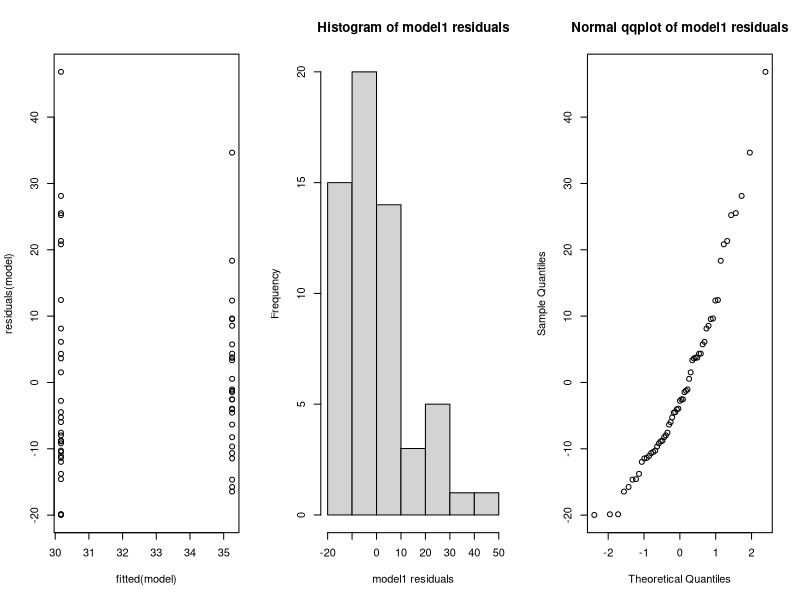
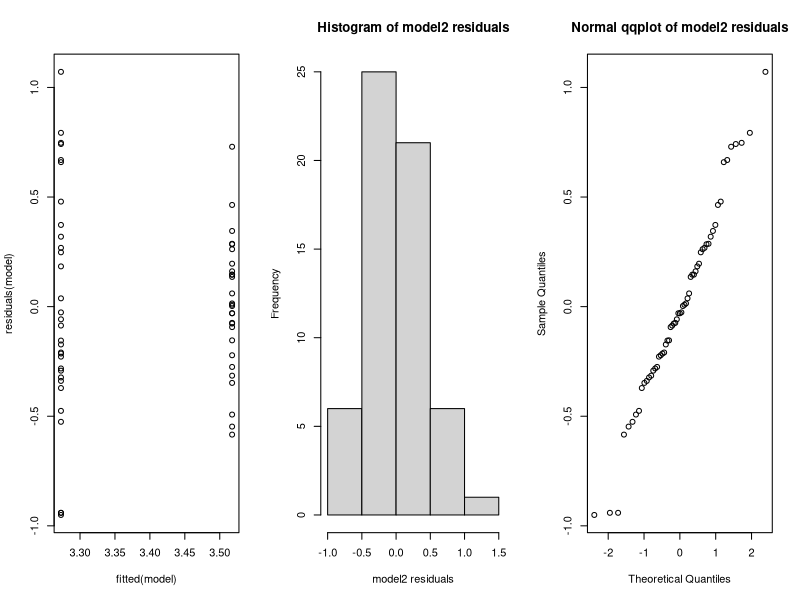
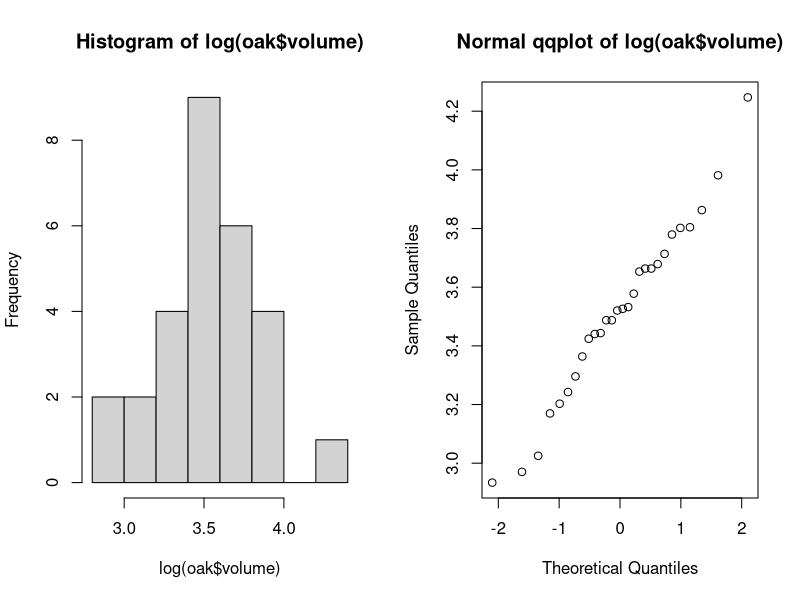
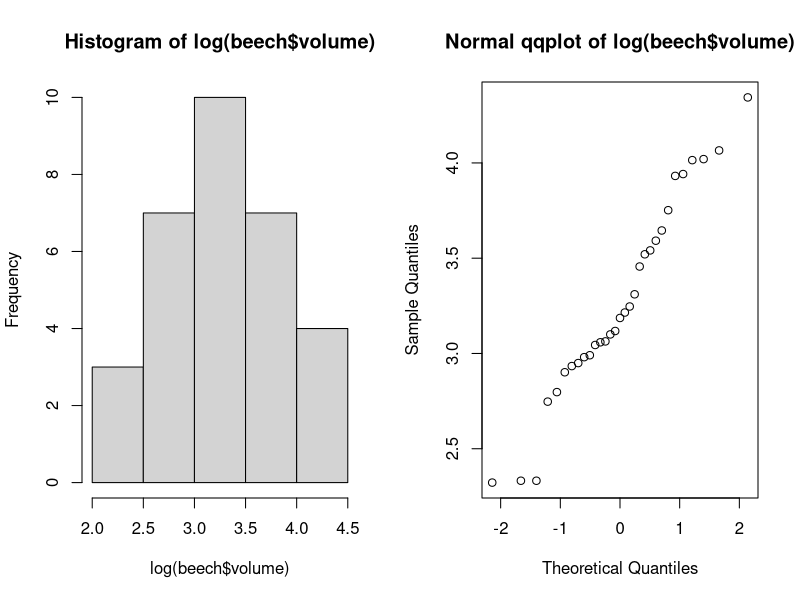
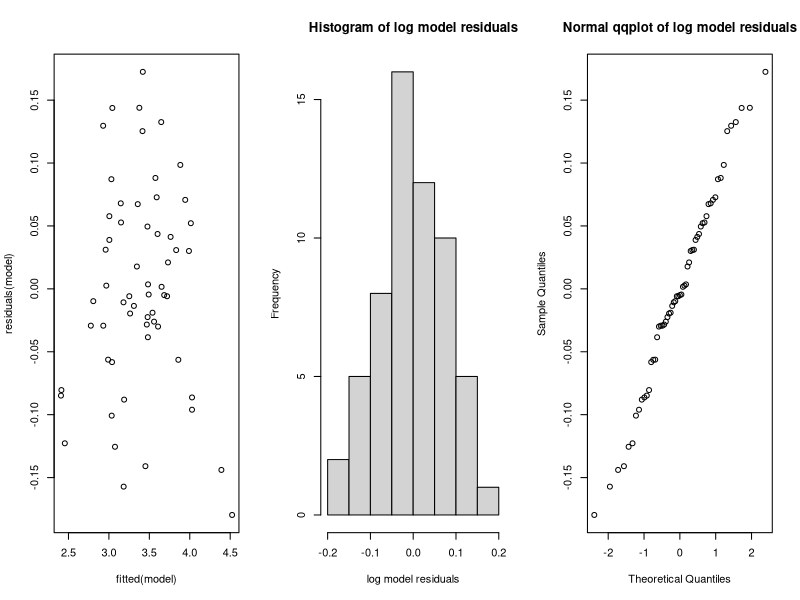
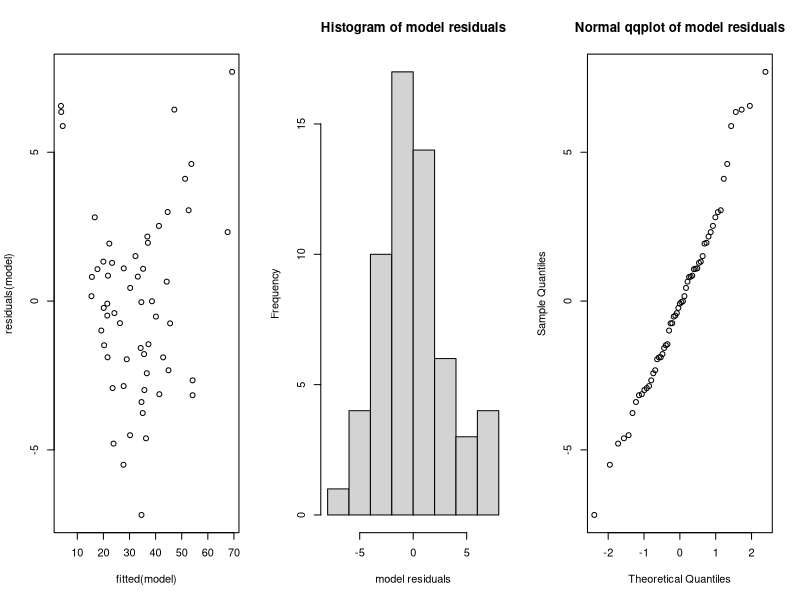
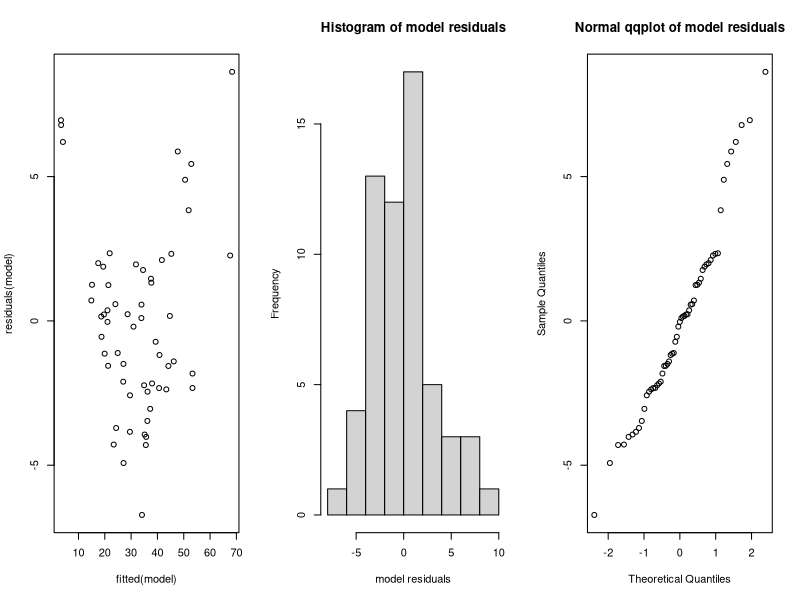
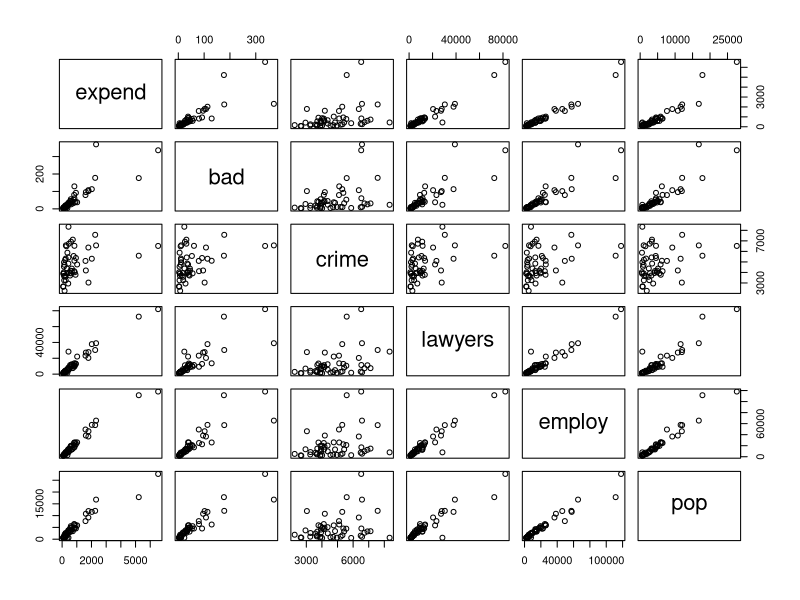

Recreate these plots in R, in order.
## ---- chunk 1
options(digits=3) # e.g. for anova and summary() outputs...

# prevent code lines from being cutoff when too long:
#   (must install "formatR" package)
#   https://stackoverflow.com/a/66753995
#knitr::opts_chunk$set(tidy.opts = list(width.cutoff = 75), tidy = TRUE)

# helper function to check normality throughout this assignment
checkNorm = function(data, name, unit="") {
  xlab = name
  if (unit != "") {
    xlab = sprintf("%s (%s)", name, unit)
  }
  hist(data, main=sprintf("Histogram of %s", name), xlab=xlab)
  qqnorm(data, main=sprintf("Normal qqplot of %s", name))
  res = shapiro.test(data)
  print(sprintf("Shapiro-Wilk normality p-value for %s: %.3f", name, res$p.value))
  return(res$p.value)
}

checkAnovaNorm = function(model, name) {
  #qqnorm(residuals(model), main=sprintf("Normal Q-Q Plot: %s", name))
  plot(fitted(model), residuals(model))
  pval = checkNorm(residuals(model), sprintf("%s residuals", name))
  return(pval)
  #res = shapiro.test(residuals(model))
  #print(sprintf("Shapiro-Wilk normality p-value for %s residuals: %.3f", name, res$p.value))
}

printPval = function(pval) {
  print(sprintf("p-value = %.3f", pval))
}

conclude = function(pval, hypothesis, type="test") {
  if (pval < 0.05) {
    return(sprintf("the p-value $%.3f<0.05$ for this %s suggests is sufficient evidence to reject the $H_0$ (%s).", pval, type, hypothesis));
  } else {
    return(sprintf("the p-value $%.3f>0.05$ for this %s suggests there's insufficient evidence to reject the $H_0$ (%s).", pval, type, hypothesis));
  }
}
## ---- chunk 2
trees = read.table("treeVolume.txt", header=T)
trees$type = factor(trees$type)

par(mfrow=c(1,3))
model1 = lm(volume~type, data=trees)
pval = checkAnovaNorm(model1, "model1")

model2 = lm(log(volume)~type, data=trees)
pval = checkAnovaNorm(model2, "model2")

print("model coefficients:"); summary(model2)$coefficients
res = anova(model2)
sprintf("ANOVA p-value for type = %.3f", res["type", "Pr(>F)"])
## ---- chunk 3
oaks = dplyr::filter(trees, type == "oak")
beeches = dplyr::filter(trees, type != "oak")
par(mfrow = c(1, 2))

pval = checkNorm(log(oaks$volume), "log(oak$volume)")
pval = checkNorm(log(beeches$volume), "log(beech$volume)")

sprintf("oak mean volume = %.3f, beech mean volume = %.3f", mean(oaks$volume), mean(beeches$volume))

# this is concistent with predictions in next part:
#sprintf("LOG: oak mean volume = %.3f, LOG beech mean volume = %.3f", #mean(log(oaks$volume)), mean(log(beeches$volume)))

# note:: we don't have to actually do this t test
#res = t.test(log(oaks$volume), log(beeches$volume))
#printPval(res$p.value)
## ---- chunk 4
new_oak = data.frame(type="oak"); new_beech = data.frame(type = "beech")
pred1 = exp(predict(model2, new_oak)); pred2 = exp(predict(model2, new_beech))
sprintf("predicted volumes: oak = %.3f, beech = %.3f", pred1, pred2)
## ---- chunk 5
par(mfrow = c(1, 3))
model = lm(log(volume)~type*diameter+height, data=trees)
pval = checkAnovaNorm(model, "log model")
res = drop1(model, test="F")
sprintf("drop1 p-value for type:diameter = %.3f", res["type:diameter", "Pr(>F)"])
## ---- chunk 6
model = lm(volume~type*height+diameter, data=trees)
res = drop1(model, test="F")
sprintf("drop1 p-value for type:diameter = %.3f", res["type:height", "Pr(>F)"])
## ---- chunk 7
model = lm(volume~diameter+height+type, data=trees)
par(mfrow = c(1, 3)); pval = checkAnovaNorm(model, "model")
print("model coefficients:"); print(summary(model)$coefficients)
drop1(model, test="F")
## ---- chunk 8
# build better model where type isn't considered
modelC = lm(volume~height+diameter, data=trees)
par(mfrow = c(1, 3)); pval = checkAnovaNorm(modelC, "model")

avgTree = data.frame(height=mean(trees$height), diameter=mean(trees$diameter))
pred = predict(modelC, avgTree)
sprintf("predicted volume of average tree = %.3f", pred)
#mean(trees$volume) # this also gives the same result as expected

r2 = summary(modelC)$r.squared; ar2 = summary(modelC)$adj.r.squared
sprintf("modelC: R^2 = %.3f, Adj. R^2 = %.3f", r2, ar2)
## ---- chunk 9
# create predictor as cylinderical volume
trees$cylinder = pi * (trees$diameter / 2)^2 * trees$height
modelD = lm(volume~cylinder, data=trees)

print("model coefficients:"); summary(modelD)$coefficients
r2 = summary(modelD)$r.squared; ar2 = summary(modelD)$adj.r.squared
sprintf("model: R^2 = %.3f, Adj. R^2 = %.3f", r2, ar2)
## ---- chunk 10
crimes = read.table("expensescrime.txt", header=T)
pairs(crimes[,-1])
crimes$state = factor(crimes$state)

model = lm(expend~bad+crime+lawyers+employ+pop, data=crimes)
summary(model)$coefficients
anova(model)

print('model 2:')
model = lm(expend~crime+bad+lawyers+employ+pop, data=crimes)
summary(model)$coefficients
anova(model)

# sorting by population
#crimes[order(crimes$pop, decreasing=TRUE),]
#crimes
## ---- chunk 11
n = length(crimes[,1])
dists = cooks.distance(model)
plot(1:n, dists, type="b", main="Cook's Distance by Dataset Index")
abline(1, 0, col = 'red') # plot y=1 for reference

# these are the indices into crimes that are cook's points
print("Influence points:"); crimes[dists > 1,]

# investigating collinearity
cor(crimes[,-1])
# using 0.8 as a threshold to help with visiblility:
res = cor(crimes[,-1])
res[res >= 0.8] = T; res[res <= 0.8] = F; res
## ---- chunk 12
evalModel = function(model, name) {
  r2 = summary(model)$r.squared; ar2 = summary(model)$adj.r.squared
  pVal = summary(model)$coefficients[name, "Pr(>|t|)"]
  cat(sprintf("adding var '%s'\t\tPr(>|t|) =  %.3f, model R^2 = %.3f\n", name, pVal, r2))
}

doStepUp = function() {
  cat("\n****round1****\n")
  evalModel(lm(expend~bad, data=crimes), name="bad")
  evalModel(lm(expend~crime, data=crimes), name="crime")
  evalModel(lm(expend~lawyers, data=crimes), name="lawyers")
  evalModel(lm(expend~employ, data=crimes), name="employ")
  evalModel(lm(expend~pop, data=crimes), name="pop")
  
  # employ has highest adj. R^2 (0.954) and is significant
  cat("\n****round2****\n")
  evalModel(lm(expend~employ+bad, data=crimes), name="bad")
  evalModel(lm(expend~employ+crime, data=crimes), name="crime")
  evalModel(lm(expend~employ+lawyers, data=crimes), name="lawyers")
  evalModel(lm(expend~employ+pop, data=crimes), name="pop")
}
doStepUp()
## ---- chunk 13
model = lm(expend~employ, data=crimes) # result of part 2b
state = data.frame(bad=50, crime=5000, lawyers=5000, employ=5000, pop=5000)
predict(model, state, interval="prediction")
## ---- chunk 14
library(glmnet)
## ---- chunk 15
par(mfrow=c(1,2))
#set.seed(444) # ensuring results don't change each time its run
x = as.matrix(crimes[,-1]) # remove states column
x = x[,-1] # remove expenditure
y = crimes[,2]

train = sample(1:nrow(x),0.67*nrow(x))
x.train = x[train,]; y.train = y[train]
x.test = x[-train,]; y.test = y[-train] 

lm.model = lm(expend~bad+crime+lawyers+employ+pop,data=crimes, subset=train)
y.predict.lm = predict(lm.model,newdata=crimes[-train,])
mse.lm = mean((y.test-y.predict.lm)^2)
sprintf("linear model mse = %.3f", mse.lm)

lasso.model = glmnet(x.train,y.train,alpha=1)
lasso.cv = cv.glmnet(x.train,y.train,alpha=1,type.measure="mse",nfolds=5)

plot(lasso.model,label=T,xvar="lambda")
plot(lasso.cv) 

lambda.min = lasso.cv$lambda.min; lambda.1se=lasso.cv$lambda.1se; 
sprintf("lambda.min = %.3f, lambda.1se = %.3f", lambda.min, lambda.1se)

coef(lasso.model,s=lasso.cv$lambda.min) 
coef(lasso.model,s=lasso.cv$lambda.1se) 

lasso.pred1 = predict(lasso.model,s=lambda.min,newx=x.test) 
lasso.pred2 = predict(lasso.model,s=lambda.1se,newx=as.matrix(x.test))
mse1.lasso = mean((y.test-lasso.pred1)^2)
mse2.lasso = mean((y.test-lasso.pred2)^2)
sprintf("mse1 = %.3f, mse2 = %.3f", mse1.lasso, mse2.lasso)
## ---- chunk 16
titanic = read.table("titanic.txt", header=T)
titanic$PClass = factor(titanic$PClass)
titanic$Sex = factor(titanic$Sex)
#titanic$Survived = factor(titanic$Survived)

library(plyr)
# round age to nearest 10 years (https://stackoverflow.com/a/6466894)
titanic$Ager = round_any(titanic$Age, 20)
titanic$Ager = factor(titanic$Ager)
titanic$Age2 = titanic$Age^2

print("total number of individuals for each combination of class and gender:")
tot = xtabs(~PClass+Sex, data=titanic); tot

print("Survival rate by class and gender combinations:")
totc = xtabs(Survived~PClass+Sex, data=titanic); round(totc/tot, 2)

#plot(titanic$Age, y=titanic$Survived, xlim=c(0, 100))
totage = xtabs(~Age, data=titanic)
barplot(xtabs(Survived~Age,data=titanic)/totage, main="% Survival by Age Group", xlab="Age Group", ylab="Survival Ratio")

# build logistic regression model
model = glm(Survived~Age+Sex+PClass,data=titanic, family=binomial)
summary(model)

plot(titanic$Age,exp(3.759662 + titanic$Age*-0.039177), ylab="Odds of Survival", xlab="Age (years)",main="Survival Odds of a First Class Female by Age")
## ---- chunk 17
ageclass_model = glm(Survived~Age*PClass+Sex,data=titanic, family=binomial)
summary(ageclass_model)

agesex_model = glm(Survived~Age*Sex+PClass,data=titanic, family=binomial)
summary(agesex_model)

male1 = data.frame(Age=55, Sex = "male", PClass = "1st")
male2 = data.frame(Age=55, Sex = "male", PClass = "2nd")
male3 = data.frame(Age=55, Sex = "male", PClass = "3rd")
female1 = data.frame(Age=55, Sex = "female", PClass = "1st")
female2 = data.frame(Age=55, Sex = "female", PClass = "2nd")
female3 = data.frame(Age=55, Sex = "female", PClass = "3rd")

predict(model,female1, type="response")
predict(model,female2, type="response")
predict(model,female3, type="response")
predict(model,male1, type="response")
predict(model,male2, type="response")
predict(model,male3, type="response")
## ---- chunk 18
# build contigency table
cont1 = as.matrix(xtabs(~PClass, data=titanic)); cont1
chisq.test(cont1)

cont2 = as.matrix(xtabs(~Sex, data=titanic)); cont2
chisq.test(cont2)
## ---- chunk 19
coups = read.table("coups.txt", header=T)
coups$pollib=factor(coups$pollib)

coupsglm = glm(miltcoup~oligarchy+pollib+parties+pctvote+popn+size+numelec+numregim, family=poisson, data=coups)
summary(coupsglm)
## ---- chunk 20
# prints just the top 3 least significant coefficients of a model:
evalModel = function(model, name) {
  cat(sprintf("\n%s:\n", name))
  res = summary(model)$coefficients
  print(head(res[order(res[,4], decreasing=T),], n=3))
}

coupsglm1 = glm(miltcoup~oligarchy+pollib+parties+pctvote+popn+size+numelec+numregim, family=poisson, data=coups)
evalModel(coupsglm1, "coupsglm1")
# numelec has highest p-value (0.6705) so we remove it

coupsglm2 = glm(miltcoup~oligarchy+pollib+parties+pctvote+popn+size+numregim, family=poisson, data=coups)
evalModel(coupsglm2, "coupsglm2")
# numregim has highest p-value so we remove it

coupsglm3 = glm(miltcoup~oligarchy+pollib+parties+pctvote+popn+size, family=poisson, data=coups)
evalModel(coupsglm3, "coupsglm3")
# size has highest p-value so we remove it

coupsglm4 = glm(miltcoup~oligarchy+pollib+parties+pctvote+popn, family=poisson, data=coups)
evalModel(coupsglm4, "coupsglm4")
# popn has highest p-value so we remove it

coupsglm5 = glm(miltcoup~oligarchy+pollib+parties+pctvote, family=poisson, data=coups)
evalModel(coupsglm5, "coupsglm5")
# pctvote has highest p-value so we remove it

coupsglm6 = glm(miltcoup~oligarchy+pollib+parties, family=poisson, data=coups)
evalModel(coupsglm6, "coupsglm6")
#print("coupsglm6:"); summary(coupsglm6)$coefficients
## ---- chunk 21
country1 = data.frame(oligarchy = mean(coups$oligarchy),
  pollib = factor(0), parties = mean(coups$parties))
country2 = data.frame(oligarchy = mean(coups$oligarchy),
  pollib = factor(1), parties = mean(coups$parties))
country3 = data.frame(oligarchy = mean(coups$oligarchy),
  pollib = factor(2), parties = mean(coups$parties))

printResults = function() {
  print(sprintf("country1 prediction = %.3f", predict(coupsglm6, country1, type="response")))
  print(sprintf("country2 prediction = %.3f", predict(coupsglm6, country2, type="response")))
  print(sprintf("country3 prediction = %.3f", predict(coupsglm6, country3, type="response")))
}
printResults()
